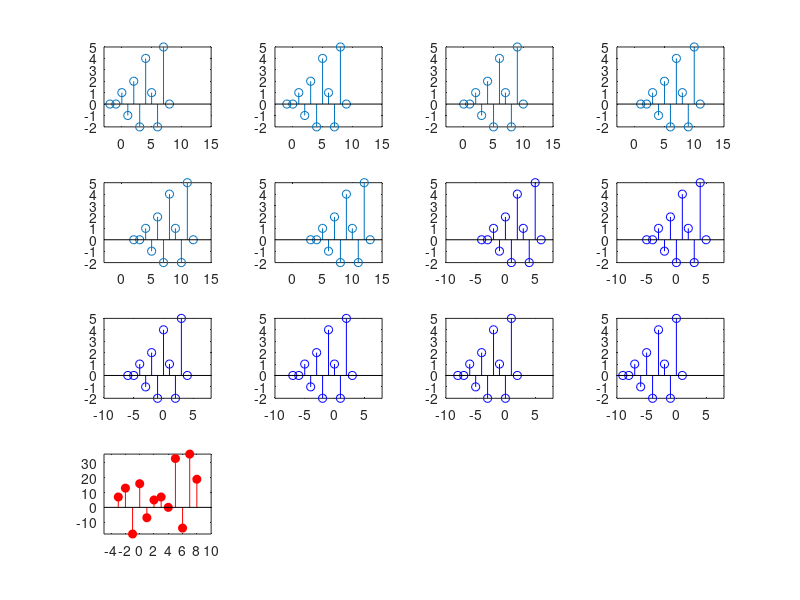

The MATLAB source for this figure:
% Data:
x=[0,0,2,-1,3,7,1,2,-3,0,0];
y=[0,0,1,-1,2,-2,4,1,-2,5,0];
n=-3:7;
list=[];
p=1;
% Left side:
for i=1:6
    sum=0;
    n=-3+i:7+i;
    subplot(4,4,p);
    stem(n,y);
    axis([-3 15 -inf inf]);
    p=p+1;
    for j=1:12-i
        sum=sum+x(j+i-1).*y(j);
    end
    list=[list,sum];
end
% Right side:
for i=1:6
    sum=0;
    n=-3-i:7-i;
    subplot(4,4,p);
    stem(n,y,'blue');
    axis([-10 8 -inf inf]);
    p=p+1;
    for j=1:12-i
        sum=sum+x(j).*y(j+i-1);
    end
    list=[list,sum];
end
disp(list);

subplot(4,4,p);
nlist=-3:8;
stem(nlist,list,'filled','red');
axis([-5 10 -inf inf]);